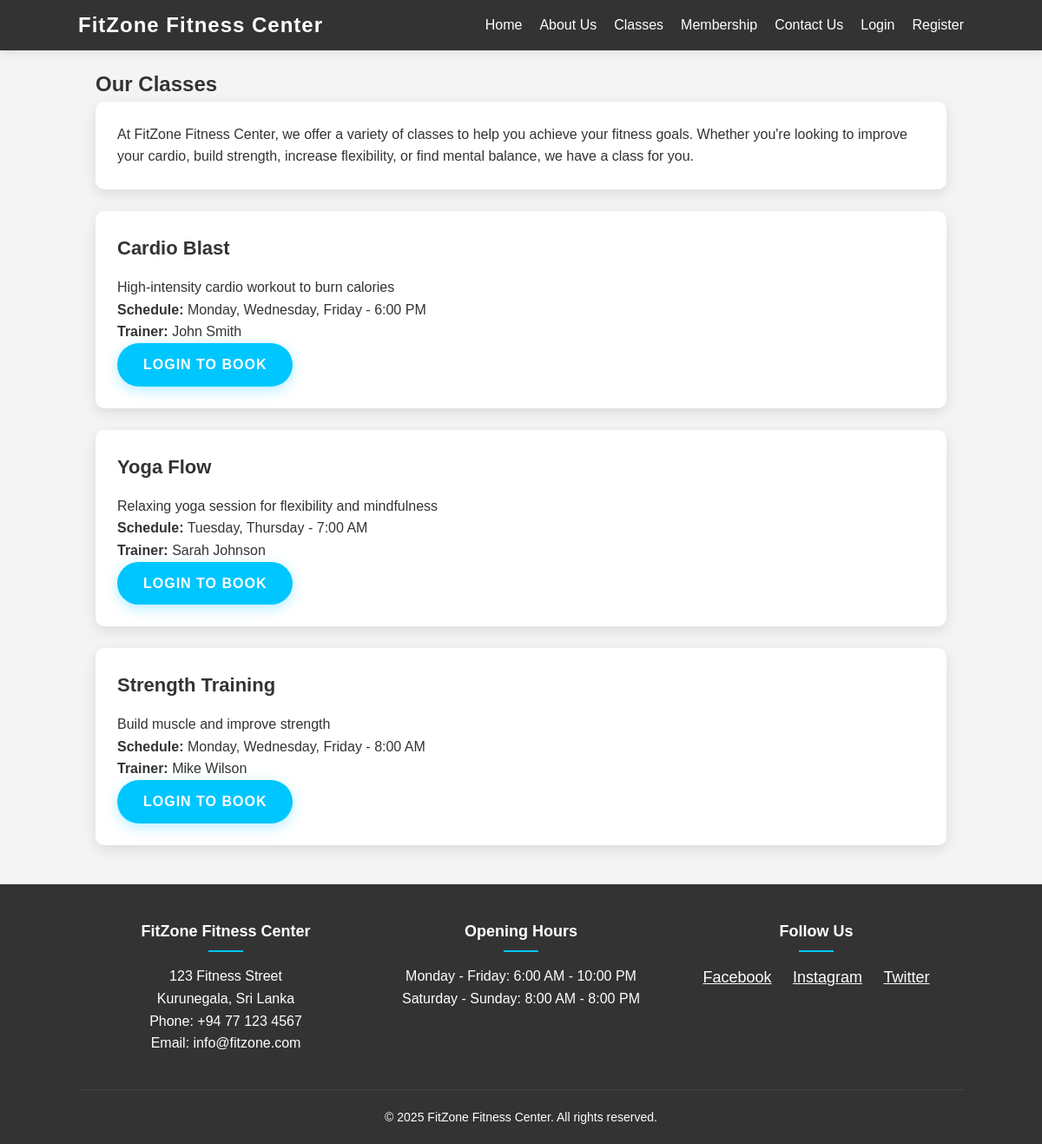
/classes.php, run on the app's committed database.
### tables this page shows
CREATE TABLE classes (
    id INT PRIMARY KEY AUTO_INCREMENT,
    name VARCHAR(100) NOT NULL,
    description TEXT NOT NULL,
    schedule VARCHAR(100) NOT NULL,
    trainer VARCHAR(100) NOT NULL
);

### includes/functions.php (called while the page is built, shortened)
<?php
function isLoggedIn() {
    return isset($_SESSION['user_id']);
}
?>

### classes.php (the view)
<?php include 'includes/header.php'; ?>
<h2>Our Classes</h2>
<div class="card">
    <p>At FitZone Fitness Center, we offer a variety of classes to help you achieve your fitness goals. Whether you're looking to improve your cardio, build strength, increase flexibility, or find mental balance, we have a class for you.</p>
</div>
<?php
$query = "SELECT * FROM classes";
$result = mysqli_query($conn, $query);
if (mysqli_num_rows($result) > 0) {
    while ($class = mysqli_fetch_assoc($result)) {
        ?>
        <div class="card">
            <h3><?php echo $class['name']; ?></h3>
            <p><?php echo $class['description']; ?></p>
            <p><strong>Schedule:</strong> <?php echo $class['schedule']; ?></p>
            <p><strong>Trainer:</strong> <?php echo $class['trainer']; ?></p>
            <?php if (isLoggedIn()): ?>
                <a href="book_class.php?class_id=<?php echo $class['id']; ?>" class="btn">Book Now</a>
            <?php else: ?>
                <a href="login.php" class="btn">Login to Book</a>
            <?php endif; ?>
        </div>
        <?php
    }
} else {
    echo "<div class='card'><p>No classes found</p></div>";
}
?>
<?php include 'includes/footer.php'; ?>

### includes/header.php (shortened to what this page needs)
<?php
require_once 'includes/functions.php';
?>
<!DOCTYPE html>
<html lang="en">
<head>
    <link rel="stylesheet" href="css/style.css">
</head>
<body>
    <header>
        <div class="logo">
            <h1>FitZone Fitness Center</h1>
        </div>
        <nav>
            <ul>
                <li><a href="index.php">Home</a></li>
                <li><a href="about.php">About Us</a></li>
                <li><a href="classes.php">Classes</a></li>
                <li><a href="membership.php">Membership</a></li>
                <li><a href="query.php">Contact Us</a></li>
                <?php if(isLoggedIn()): ?>
                    <li><a href="dashboard.php">My Account</a></li>
                    <li><a href="logout.php">Logout</a></li>
                <?php else: ?>
                    <li><a href="login.php">Login</a></li>
                    <li><a href="register.php">Register</a></li>
                <?php endif; ?>
            </ul>
        </nav>
    </header>
    <div class="container">

### includes/footer.php (shortened to what this page needs)
</div>
    <footer>
        <div class="footer-content">
            <div class="footer-section">
                <h3>FitZone Fitness Center</h3>
                <p>123 Fitness Street<br>Kurunegala, Sri Lanka</p>
                <p>Phone: +94 77 123 4567<br>Email: info@fitzone.com</p>
            </div>
            <div class="footer-section">
                <h3>Opening Hours</h3>
                <p>Monday - Friday: 6:00 AM - 10:00 PM<br>
                Saturday - Sunday: 8:00 AM - 8:00 PM</p>
            </div>
            <div class="footer-section">
                <h3>Follow Us</h3>
                <div class="social-links">
                    <a href="#">Facebook</a>
                    <a href="#">Instagram</a>
                    <a href="#">Twitter</a>
                </div>
            </div>
        </div>
        <div class="footer-bottom">
            <p>&copy; 2025 FitZone Fitness Center. All rights reserved.</p>
        </div>
    </footer>
</body>
</html>

### css/style.css (style rules this page uses)
:root { --primary: #00c6ff; --primary-dark: #0099cc; --secondary: #ff6b6b; --dark: #333; --light: #fff; --gray-light: #f4f4f4; --gray-medium: #ddd; --transition: all 0.3s ease; --box-shadow: 0 5px 15px rgba(0, 0, 0, 0.1); --box-shadow-hover: 0 10px 25px rgba(0, 0, 0, 0.15); }
* { margin: 0; padding: 0; box-sizing: border-box; }
body { font-family: "Montserrat", Arial, sans-serif; line-height: 1.6; color: var(--dark); background-color: var(--gray-light); }
.container { width: 85%; max-width: 1400px; margin: 0 auto; padding: 20px; min-height: calc(100vh - 200px); }
header { background-color: var(--dark); color: var(--light); padding: 15px 0; position: sticky; top: 0; z-index: 100; box-shadow: 0 2px 10px rgba(0, 0, 0, 0.1); display: flex; justify-content: space-between; align-items: center; padding: 10px 7.5%; }
.logo { padding: 0; }
.logo h1 { font-size: 24px; font-weight: 700; letter-spacing: 1px; color: var(--light); margin: 0; }
nav { padding: 0; }
nav ul { list-style: none; display: flex; margin: 0; padding: 0; }
nav ul li { margin-left: 20px; }
nav ul li a { color: var(--light); text-decoration: none; font-weight: 500; font-size: 16px; padding: 8px 0; position: relative; transition: var(--transition); }
nav ul li a::after { content: ""; position: absolute; bottom: 0; left: 0; width: 0; height: 2px; background-color: var(--primary); transition: var(--transition); }
.btn { display: inline-block; background: var(--primary); color: var(--light); padding: 12px 30px; border: none; cursor: pointer; text-decoration: none; font-size: 16px; font-weight: 600; border-radius: 50px; transition: var(--transition); text-transform: uppercase; letter-spacing: 1px; box-shadow: 0 4px 15px rgba(0, 198, 255, 0.3); }
.card { background: var(--light); padding: 25px; margin-bottom: 25px; border-radius: 10px; box-shadow: var(--box-shadow); transition: var(--transition); }
.card h3 { font-size: 22px; margin-bottom: 15px; color: var(--dark); }
footer { background: var(--dark); color: var(--light); padding: 40px 0 20px; text-align: center; }
.footer-content { display: flex; justify-content: space-around; flex-wrap: wrap; margin-bottom: 20px; width: 85%; margin-left: auto; margin-right: auto; }
.footer-section { flex: 1; padding: 0 20px; min-width: 250px; margin-bottom: 20px; }
.footer-section h3 { margin-bottom: 15px; font-size: 18px; font-weight: 600; position: relative; padding-bottom: 10px; }
.footer-section h3::after { content: ""; position: absolute; bottom: 0; left: 50%; transform: translateX(-50%); width: 40px; height: 2px; background-color: var(--primary); }
.social-links a { color: var(--light); margin: 0 10px; font-size: 18px; transition: var(--transition); }
.footer-bottom { border-top: 1px solid #444; padding-top: 20px; width: 85%; margin: 0 auto; font-size: 14px; }

### data on the page
classes: name "Cardio Blast", description "High-intensity cardio workout to burn calories", schedule "Monday, Wednesday, Friday - 6:00 PM", trainer "John Smith"
classes: name "Yoga Flow", description "Relaxing yoga session for flexibility and mindfulness", schedule "Tuesday, Thursday - 7:00 AM", trainer "Sarah Johnson"
classes: name "Strength Training", description "Build muscle and improve strength", schedule "Monday, Wednesday, Friday - 8:00 AM", trainer "Mike Wilson"
